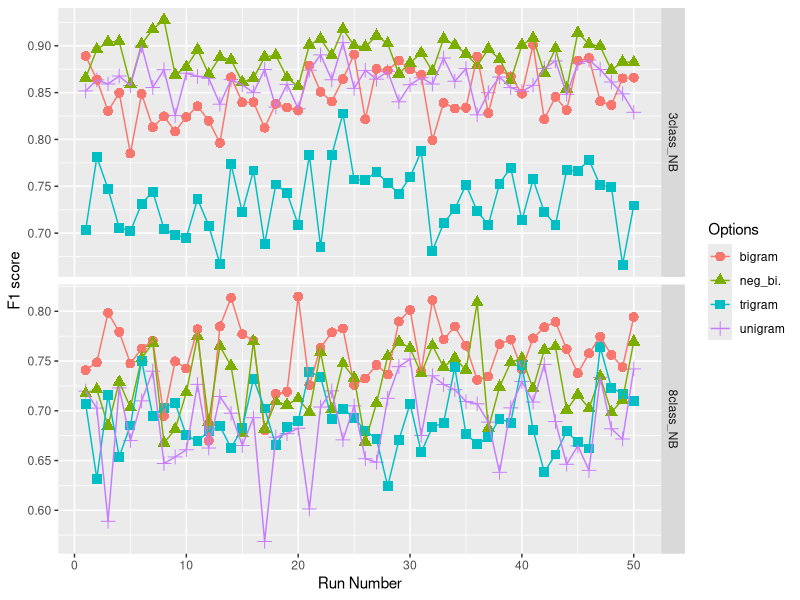

Write R code to recreate this figure.
setwd("D:/Study/Thesis/Experiments/Util/RPlots")
library("ggplot2")
featuresdata = read.csv("ss_06_01_ngram.csv")
p <- ggplot(featuresdata, aes(x=run, y=f1, group=Options))+ labs(x = "Run Number", y = "F1 score" )
q <- p + geom_point(aes(color=Options, shape=Options), size = 3) + geom_line(aes(color=Options))
q + facet_grid(comb ~ ., scale = "free_y")